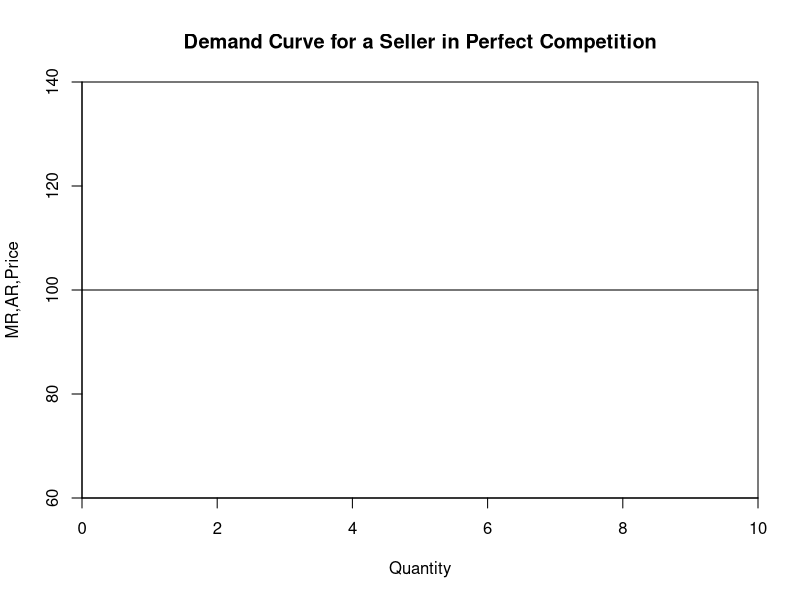
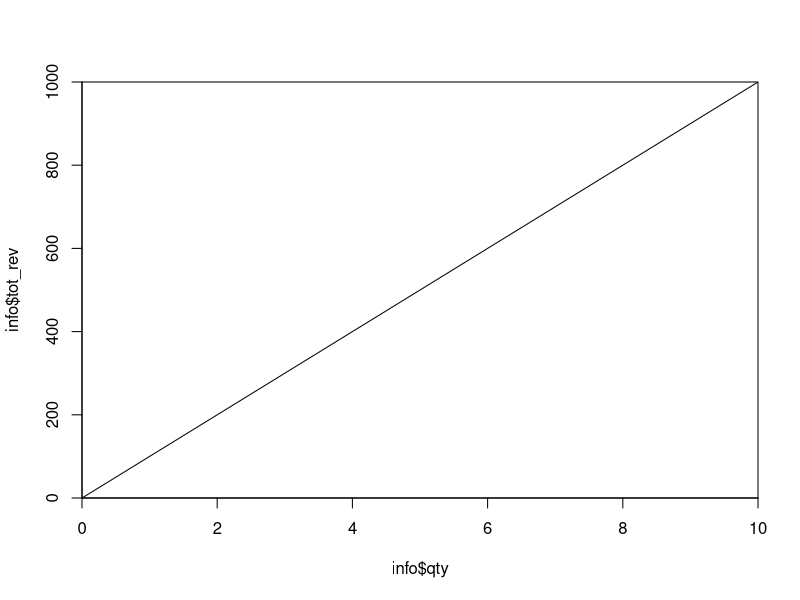
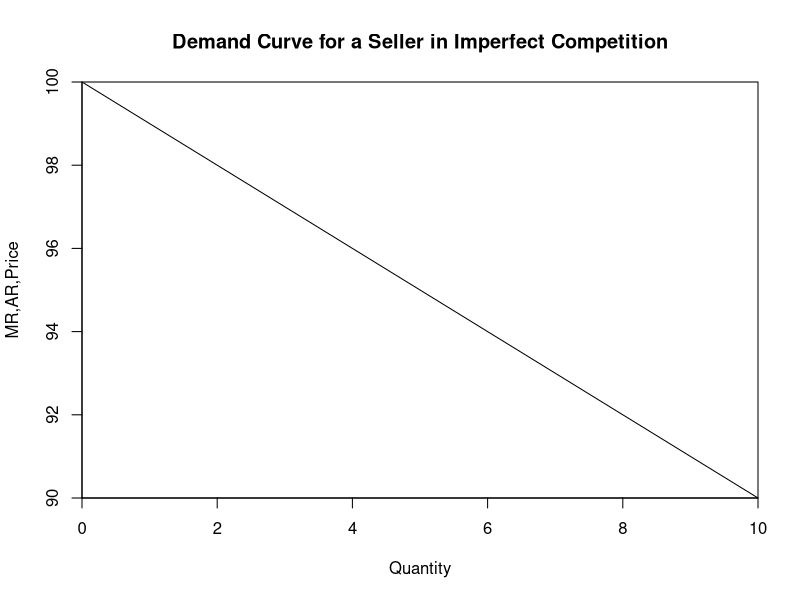
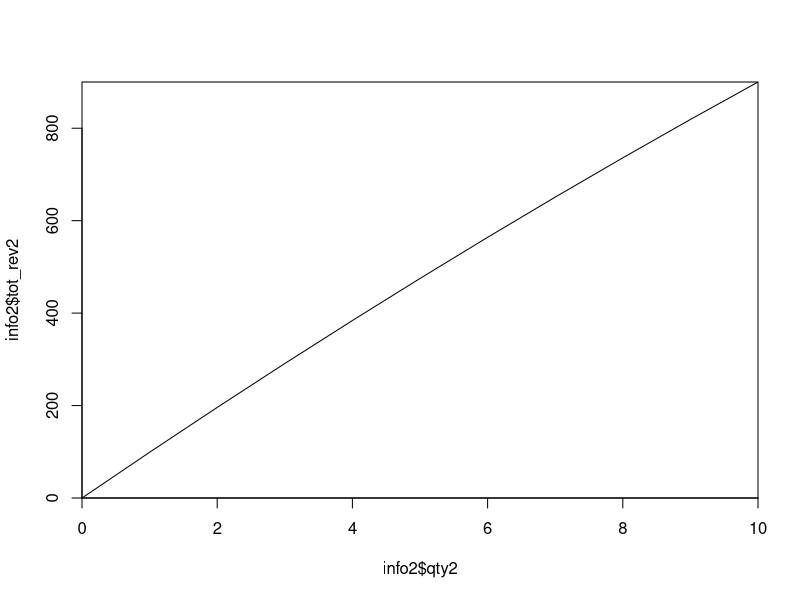
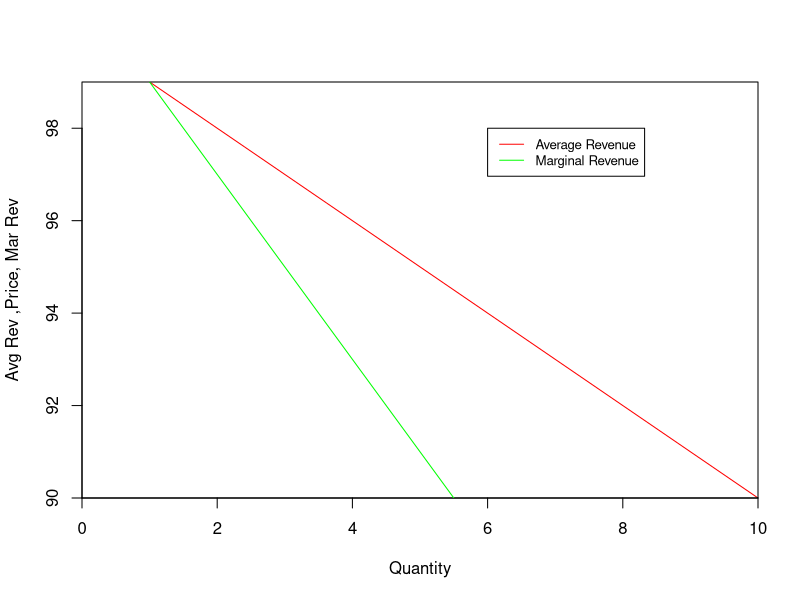
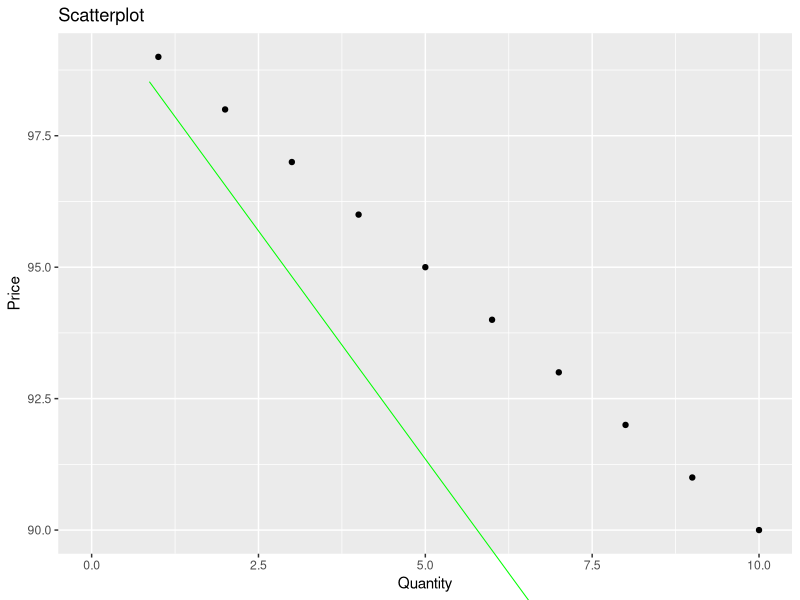
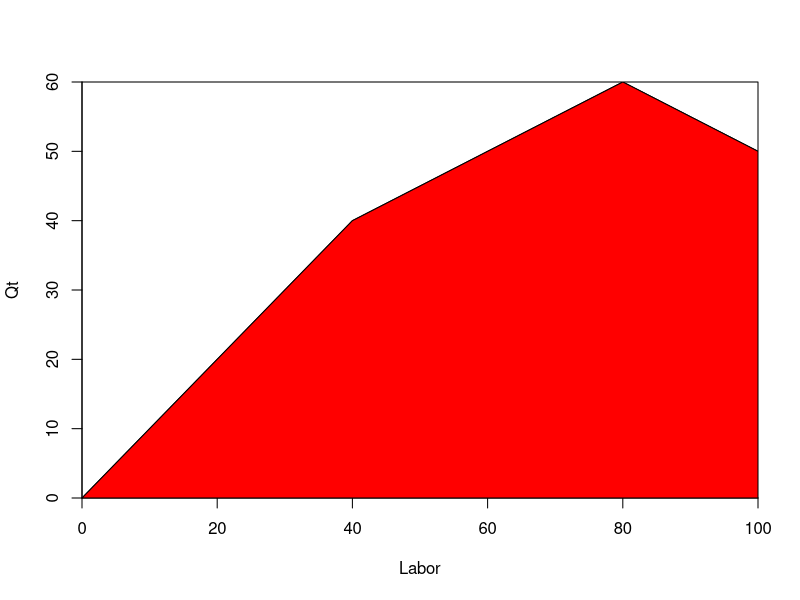
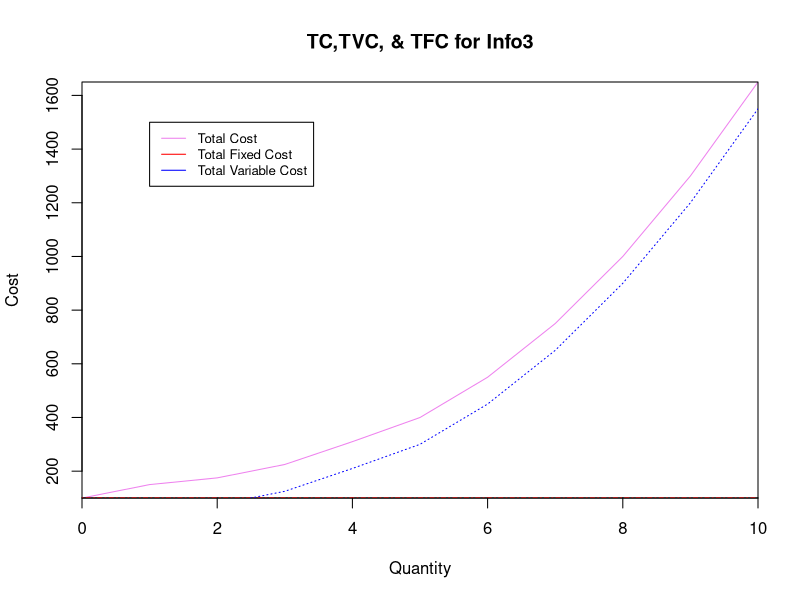

The R script that drew these images, in order: (Note: this script raises an error after producing the figures.)
##Theory of a firm

## (1) Total average and marginal revenue

#UNDER PERFECT COMPETITION
qty=c(0:10)
price=100
tr=expression(qty*price)
tot_rev=eval(tr,list(qty=qty))
avg_rev=tot_rev/qty
mar_rev= (price*qty)/qty

info=data.frame(qty,price,tot_rev,avg_rev,mar_rev)
info
#Ploting the demand curve
plot(info$qty,info$price, type = 'line',main = 'Demand Curve for a Seller in Perfect Competition',xlab = 'Quantity',ylab="MR,AR,Price", xaxs='i',yaxs='i')
#Outcome: Horizontal curve implying elastic demand

#Ploting Qty vs tot_rev
plot(info$qty,info$tot_rev,type='line',xaxs='i',yaxs='i')


#UNDER IMPERFECT COMPETITION
qty2=c(0:10)
qty2
(price2=c(100:90))
tr2=expression(x*price2)
tot_rev2=eval(tr2,list(x=qty2))
tot_rev2
(avg_rev2=tot_rev2/qty2)
mr2=D(tr2,'x')
mr2
mar_rev2=NaN
for (i in 1:10)
{    
mar_rev2[i+1]=(tot_rev2[i+1]-tot_rev2[i]) / (qty2[i+1]-qty2[i])
}
mar_rev2
length(mar_rev2)
info2=data.frame(qty2,price2,tot_rev2,avg_rev2,mar_rev2)
info2
#Ploting the demand curve
plot(info2$qty2,info2$price2, type = 'line',main = 'Demand Curve for a Seller in Imperfect Competition',xlab = 'Quantity',ylab="MR,AR,Price", xaxs='i',yaxs='i')
#Outcome: Horizontal curve implying elastic demand

#Ploting Qty vs tot_rev
plot(info2$qty2,info2$tot_rev2,type='line',xaxs='i',yaxs='i')

#Plotting qty vs mar_rev,Avg_rev

mar_rev2[1]=NA
mar_rev2
plot(info2$qty2,info2$avg_rev2,type='line',col='red',xaxs='i',yaxs='i',xlab = 'Quantity',ylab='Avg Rev ,Price, Mar Rev')
lines(info2$qty2,info2$mar_rev2,col="green")
?legend
legend(6, 98, legend=c("Average Revenue", "Marginal Revenue"),col=c("red", "green"), lty= 1:1, cex=0.8)

library(ggplot2)
library(ggrepel)
library(dplyr)
ggplot(info2,aes(x=qty2,y=avg_rev2))+ geom_point() + labs(title="Scatterplot", x="Quantity", y="Price")
       #,type='line',col='red',xaxs='i',yaxs='i',xlab = 'Quantity',ylab='Avg Rev ,Price, Mar Rev')
lines(info2$qty2,info2$mar_rev2,col="green")


## (2) Factors of Production

# Q = F(K,L) where K is capital and L is Labor

Labor= c(0,10,20,30,40,50,60,70,80,90,100)
Qt =   c(0,10,20,30,40,45,50,55,60,55,50)

prod=data.frame(Labor,Qt)
prod

plot(x = Labor,y=Qt,type = 'line',xaxs='i',yaxs='i')
polygon(cbind(c(min(Labor),Labor, max(Labor)), c(min(Qt),Qt, min(Qt))), col="red")

## Total, Average, Marginal, Fixed, and Variables Costs

TFC=100
Q=c(0:10)
length(Q)
TVC=c(0,50,75,125,210,300,450,650,900,1200,1550)
length(TVC)
TC=TFC+TVC
AFC=TFC/Q
AVC=TVC/Q
ATC=TC/Q
MC=c(0,50,25,50,85,90,150,200,250,300,350)
length(MC)
P=200
A=seq(100,200,10)
A
length(A)
AR=rev(A)
AR
Rev=P*Q
Tot_Prof=Rev-TC
MR=Inf
for (i in 1:10)
{    
    MR[i+1]=(Rev[i+1]-Rev[i])
}
length(MR)
MR
info3=data.frame(Q,TFC,AFC,TVC,AVC,TC,ATC,MC,Rev,Tot_Prof,P,MR)
info3
head(info3)
##Plotting Total Costs
plot(info3$Q,info3$TC,type='l',main = 'TC,TVC, & TFC for Info3',col='violet',xaxs='i',yaxs='i',xlab = 'Quantity',ylab='Cost',frame.plot = T)
lines(info3$Q,info3$TFC,col='red',lty='dotdash')
lines(info3$Q,info3$TVC,col='blue',lty='dotted')
legend(1, 1500, legend=c('Total Cost',"Total Fixed Cost", "Total Variable Cost"),col=c("violet", "red",'blue'), lty= 1, cex=0.8)

##Plotting Total Revenue v Total Cost
plot(info3$Q,info3$Rev,type='line',col='green',xaxs='i',yaxs='i',main='Total Revenue & Total Cost for Info3',xlab = 'Quantity',ylab='Total Revenue, Total Cost')
lines(info3$Q,info3$TC,lty='dotted',col='red')
legend(0.5, 1900, legend=c('Total Revenue',"Total Cost"),col=c('green','red'), lty= 1, cex=0.8)



##Plotting Average Costs
info3
plot(info3$Q,info3$AFC,type='l',main = 'ATC,AVC,AFC, & MC for Info3',col='violet',xaxs='i',yaxs='i',xlab = 'Quantity',ylab='Cost',frame.plot = T)
lines(info3$Q,info3$ATC,col='red',lty='dotdash')
lines(info3$Q,info3$AVC,col='blue',lty='dotted')
lines(info3$Q,info3$MC,col='green')
lines(info3$Q,info3$MR,col='orange')
legend(6, 60, legend=c('Avg Fixed Cost',"Avg Fixed Cost", "Avg Var Cost",'Marginal Cost'),col=c("violet", "red",'blue','green'), lty= 1, cex=0.8)

library(ggplot2)
?ggplot
ggplot(data = info3) 
##Code for naming points on a Graph    
#attach(mtcars)
#plot(wt, mpg, main="Milage vs. Car Weight", 
#     xlab="Weight", ylab="Mileage", pch=18, col="blue")
#text(wt, mpg, row.names(mtcars), cex=0.5, pos=4, col="red")


## A Firm's breakeven points using TR & TC under Perfect Competition
Q=c(seq(from=0, to=100, by=10))
length(Q)
P=c(seq(from=10000, to=7500,by=-250))
length(P)
TR=P*Q
TC=c(100000,170000,240000,300000,360000,420000,480000,550000,640000,710000,800000)
length(TC)
Profit=TR-TC
info4= data.frame(Q,P,TR,TC,Profit)
info4
max(Profit)
plot(Q,TR,type='line',main='A Firm\'s breakeven points using TR & TC under Perfect Competition',col='green',xaxs='i',yaxs='i',xlab='Quantity',ylab = 'Total Revenue , Total Cost')
lines(Q,TC,col='red',lty='dotted')
points(Q[7],TR[7],pch=3,col='Blue')
points(x[y=60],y[y=60],pch='dotted',col='blue')
abline(h=60,v=0)


##Profit Maximization
info
info3
##Exhibit 23: Profit Maximization using Total Revenue & Total Cost under PERFECT COMPETITION
info5=data.frame(Q=info$qty,P=info$price,TR=info$tot_rev,TC=info3$TC,Prof=(info$tot_rev-info3$TC),MR=info3$MR,MC=info3$MC)
info5
plot(info5$Q,info5$TR,type='n',xaxs='i',yaxs='i',xlab = 'Qty',ylab='TR,TC',col='green',main = 'Profit Maximization using Total Revenue & Total Cost under PERFECT COMPETITION')
lines(info5$Q,info5$TR,col='green')
lines(info5$Q,info5$TC,col='red')

##Exhibit 24: Profit Maximization using MC & MR under PERFECT COMPETITION

plot(info5$Q,info5$MC,type='n',xaxs='i',yaxs='i',xlab = 'Qty',ylab='MR,MC',col='green',main = 'Profit Maximization using MR & MC under PERFECT COMPETITION')
lines(info5$Q,info5$MR,col='green')
lines(info5$Q,info5$MC,col='red')
legend(6.35,100,legend = c('Marginal Revenue','Marginal Cost'),col = c('green','red'),lty = 1:1,cex=0.8,box.lty=0)


####Exhibit 25: Profit Maximization under IMPERFECT COMPETITION

Q=c(0:10)
P=c(seq(1000,950,-5))
TR=P*Q
TR
cbind(TR)
TC=c(550,1000,1500,2100,2800,3600,4600,5800,7200,8800,10800)
Profit=TR-TC

MR=Inf
for(i in 1:10)
{
    MR[i+1]=TR[i+1]-TR[i]
}
MR

MC=Inf
for(i in 1:10)
{
    MC[i+1]=TC[i+1]-TC[i]
}
MC
ATC=TC/Q
AVC=(TC-550)/Q

info6=data.frame(Q,P,TR,TC,Profit,MR,MC,ATC,AVC)
info6

## TR minus TC METHOD
plot(info6$Q,info6$TC,type='n',xaxs='i',yaxs='i',xlab = 'Qty',ylab='TR,TC',col='green',main = 'Profit Maximization using TR & TC under IMPERFECT COMPETITION')
lines(info6$Q,info6$TR,col='green')
lines(info6$Q,info6$TC,col='red')
legend(6.35,4000,legend = c('Total Revenue','Total Cost'),col = c('green','red'),lty = 1:1,cex=0.8,box.lty=0)

## MR = MC METHOD
plot(info6$Q,info6$MC,type='n',xaxs='i',yaxs='i',xlab = 'Qty',ylab='MR,MC',col='green',main = 'Profit Maximization using MR & MC under IMPERFECT COMPETITION')
lines(info6$Q,info6$MR,col='green')
lines(info6$Q,info6$MC,col='red')
legend(0.25,1900,legend = c('Marginal Revenue','Marginal Cost'),col = c('green','red'),lty = 1:1,cex=0.8,box.lty=0)

info6
y=c(seq(100,1100,100))
y
length(y)
plot(info6$Q,y,type='n',xaxs='i',yaxs='i',xlab = 'Qty',ylab='MR,MC',col='green',main = 'SR Supply Curve, Breakeven pt & Shutdown pt under IMPERFECT COMPETITION')
lines(info6$Q,info6$AVC,col='blue',lty='dotted')
lines(info6$Q,info6$ATC,col='dark red',lty='longdash')
lines(info6$Q,info6$MC,col='red')
legend(6.5,700,legend = c('Avg Total Cost','Marginal Cost','Avg Var Cost'),col = c('dark red','red','blue'),lty = c(2,1,3),cex=0.8,box.lty=0)

##Productivity

#Calculation of Total, Average and Marginal Productivity

m=c(seq(0,7,1))
tp=c(0,1000,2500,4500,6400,7400,7500,7000)
ap=tp/m
cbind(m,tp)
mp=Inf

for(i in 1:7)
{
    mp[i+1]=tp[i+1]-tp[i]
}

mp

info7=data.frame(m,tp,ap,mp)
info7
length(m)
y=seq(-500,2400,400)
length(y)
y
plot(info7$m,info7$mp,type='n',xlab = 'Input: Machines', ylab = 'Productivity: AP & MP',xlim = c(0,10),ylim=c(-500,2500))
lines(info7$m,info7$ap,col='blue',lty='dotted')
lines(info7$m,info7$mp,col='red')
legend(x = 6,y=2500,legend=c("Average Productivity","Marginal Productivity"),col=c('blue','red'),lty = c(2,1),cex=0.8)

plot(info7$ap + info7$mp ~ info7$m)

library(ggplot2)
?ggplot

gg=ggplot(data=info7,aes(m,mp, 1))
gg    
ggplot(info7, aes(m, ap+mp)) + geom_point() + theme_minimal()
